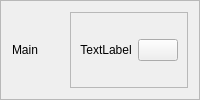
               <widget class="QFrame" name="frame_6">
                <property name="sizePolicy">
                 <sizepolicy hsizetype="Preferred" vsizetype="Maximum">
                  <horstretch>0</horstretch>
                  <verstretch>0</verstretch>
                 </sizepolicy>
                </property>
                <property name="layoutDirection">
                 <enum>Qt::RightToLeft</enum>
                </property>
                <property name="frameShape">
                 <enum>QFrame::StyledPanel</enum>
                </property>
                <property name="frameShadow">
                 <enum>QFrame::Raised</enum>
                </property>
                <layout class="QHBoxLayout" name="horizontalLayout_3">
                 <item>
                  <widget class="QFrame" name="frame_18">
                   <property name="layoutDirection">
                    <enum>Qt::LeftToRight</enum>
                   </property>
                   <property name="frameShape">
                    <enum>QFrame::StyledPanel</enum>
                   </property>
                   <property name="frameShadow">
                    <enum>QFrame::Raised</enum>
                   </property>
                   <layout class="QHBoxLayout" name="horizontalLayout_10">
                    <item>
                     <widget class="QLabel" name="lb_name">
                      <property name="text">
                       <string>TextLabel</string>
                      </property>
                      <property name="alignment">
                       <set>Qt::AlignCenter</set>
                      </property>
                     </widget>
                    </item>
                    <item>
                     <widget class="QPushButton" name="btn_profile">
                      <property name="text">
                       <string/>
                      </property>
                     </widget>
                    </item>
                   </layout>
                  </widget>
                 </item>
                 <item>
                  <widget class="QLabel" name="label_2">
                   <property name="text">
                    <string>Main</string>
                   </property>
                  </widget>
                 </item>
                </layout>
               </widget>
